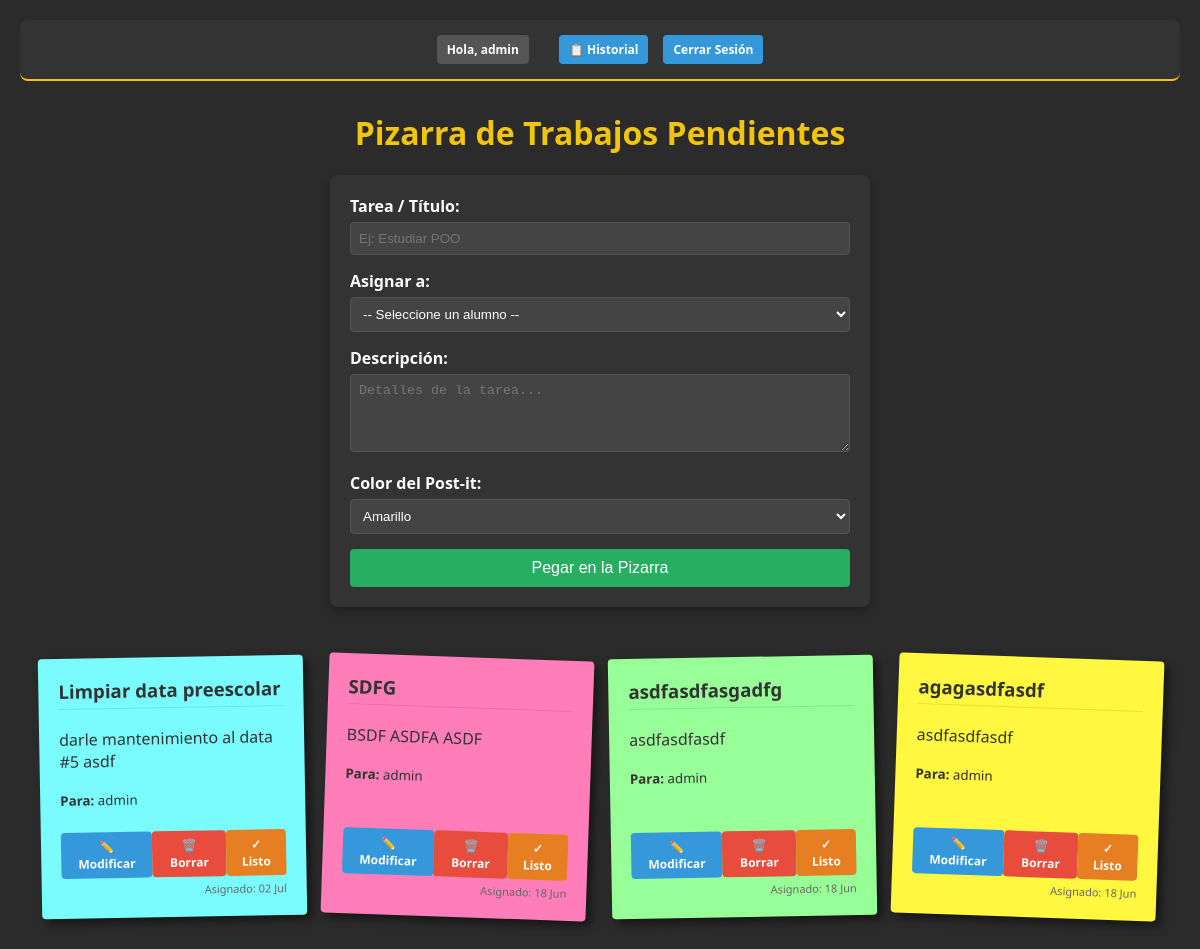
The app's page / (signed in), older data.
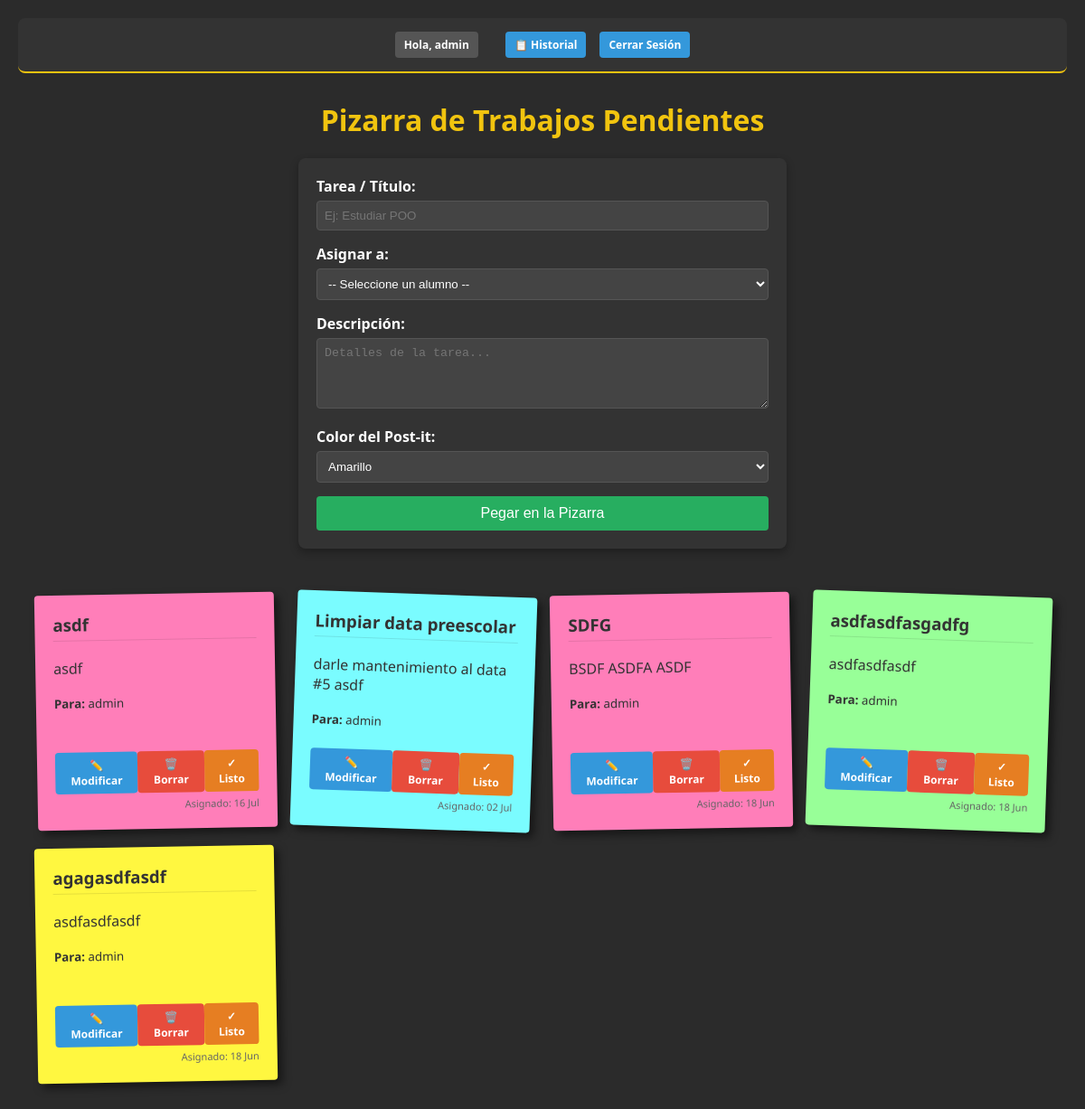
The same page, newer data.
### tareas/models.py (models this page shows, shortened)
class PostIt(models.Model):
    COLORES_CHOICES = [
        ('#fff740', 'Amarillo'),
        ('#ff7eb9', 'Rosa'),
        ('#7afcff', 'Azul'),
        ('#98ff98', 'Verde'),
    ]
    titulo = models.CharField(max_length=100)
    contenido = models.TextField(blank=True)
    color = models.CharField(max_length=7, choices=COLORES_CHOICES, default='#fff740')
    creado_el = models.DateTimeField(auto_now_add=True)
    completada = models.BooleanField(default=False)
    asignado_a = models.ForeignKey(User, on_delete=models.CASCADE, related_name='tareas')

### tareas/views.py (the view, shortened to what this page needs)
# urls.py: path('', views.pizarra, name='pizarra'),
@login_required
def pizarra(request):
    usuarios = User.objects.all()
    if request.user.is_superuser:
        postits_pendientes = PostIt.objects.filter(completada=False).order_by('-creado_el')
    else:
        postits_pendientes = PostIt.objects.filter(completada=False, asignado_a=request.user).order_by('-creado_el')
    return render(request, 'pizarra.html', {
        'postits': postits_pendientes,
        'usuarios': usuarios
    })

### tareas/templates/pizarra.html (shortened to what this page needs)
{% load static %}
<!DOCTYPE html>
<html lang="es">
<head>
    <link rel="stylesheet" href="{% static 'css/estilos.css' %}">
</head>
<body>
    <div class="navegacion-usuario" style="background-color: #333; padding: 15px; border-radius: 8px; display: flex; align-items: center; justify-content: center; gap: 15px; margin-bottom: 30px;">
        <span class="btn-editar" style="cursor: default; background-color: #555;">Hola, {{ user.username }}</span>
        <a href="{% url 'historial_completadas' %}" class="btn-editar">📋 Historial</a>
        <a href="{% url 'logout' %}" class="btn-editar">Cerrar Sesión</a>
    </div>
    <h1>Pizarra de Trabajos Pendientes</h1>
    {% if user.is_superuser %}
    <div class="formulario-contenedor">
        <form method="POST">
            <div class="campo-grupo">
                <label for="titulo">Tarea / Título:</label>
                <input type="text" id="titulo" name="titulo" required placeholder="Ej: Estudiar POO">
            </div>
            <div class="campo-grupo">
                <label for="usuario_asignado">Asignar a:</label>
                <select name="usuario_asignado" id="usuario_asignado" required>
                    <option value="">-- Seleccione un alumno --</option>
                </select>
            </div>
            <div class="campo-grupo">
                <label for="contenido">Descripción:</label>
                <textarea id="contenido" name="contenido" rows="4" placeholder="Detalles de la tarea..."></textarea>
            </div>
            <div class="campo-grupo">
                <label for="color">Color del Post-it:</label>
                <select id="color" name="color">
                    <option value="#fff740">Amarillo</option>
                </select>
            </div>
            <button type="submit" class="btn-guardar">Pegar en la Pizarra</button>
        </form>
    </div>
    {% endif %}
    <div class="pizarra-contenedor">
        {% for nota in postits %}
            <div class="post-it" style="--bg-color: {{ nota.color }};">
                <div>
                    <h3>{{ nota.titulo }}</h3>
                    <p>{{ nota.contenido }}</p>
                    <p><small><strong>Para:</strong> {{ nota.asignado_a.username }}</small></p>
                </div>
                <div>
                    <div class="post-it-acciones">
                        {% if user.is_superuser %}
                            <a href="{% url 'editar_tarea' nota.id %}" class="btn-editar">✏️ Modificar</a>
                            <a href="{% url 'eliminar_tarea' nota.id %}" class="btn-eliminar" onclick="return confirm('¿Seguro que deseas eliminar este Post-it?');">🗑️ Borrar</a>
                        {% endif %}
                        <a href="{% url 'completar_tarea' nota.id %}" class="btn-completar">✓ Listo</a>
                    </div>
                    <div class="fecha">Asignado: {{ nota.creado_el|date:"d M" }}</div>
                </div>
            </div>
        {% empty %}
            <p style="text-align: center; grid-column: 1 / -1; color: #aaa;">
                🎉 ¡No hay trabajos pendientes en la pizarra! Todo está al día.
            </p>
        {% endfor %}
    </div>
</body>
</html>

### tareas/static/css/estilos.css (style rules this page uses)
body { background-color: #2b2b2b; color: #ffffff; font-family: 'Segoe UI', Tahoma, Geneva, Verdana, sans-serif; margin: 0; padding: 20px; }
h1 { text-align: center; color: #f1c40f; }
.navegacion-usuario { background-color: #333; padding: 10px; text-align: center; border-bottom: 2px solid #f1c40f; margin-bottom: 20px; }
.navegacion-usuario span { margin-right: 15px; }
.formulario-contenedor { background-color: #333333; max-width: 500px; margin: 0 auto 30px auto; padding: 20px; border-radius: 8px; box-shadow: 0 4px 10px rgba(0,0,0,0.3); }
.campo-grupo { margin-bottom: 15px; }
.campo-grupo label { display: block; margin-bottom: 5px; font-weight: bold; }
.campo-grupo input[type="text"], .campo-grupo input[type="password"], .campo-grupo textarea, .campo-grupo select { width: 100%; padding: 8px; border-radius: 4px; border: 1px solid #555; background-color: #444 !important; color: #fff !important; box-sizing: border-box; }
.btn-guardar { background-color: #27ae60; color: white; border: none; padding: 10px 15px; width: 100%; border-radius: 4px; cursor: pointer; font-size: 16px; }
.pizarra-contenedor { display: grid; grid-template-columns: repeat(auto-fill, minmax(250px, 1fr)); gap: 20px; padding: 20px; }
.post-it { background-color: var(--bg-color, #fff740); color: #333333; padding: 20px; min-height: 220px; border-radius: 4px; box-shadow: 5px 5px 10px rgba(0,0,0,0.5); position: relative; display: flex; flex-direction: column; justify-content: space-between; transform: rotate(-1deg); transition: transform 0.2s ease; }
.post-it:nth-child(even) { transform: rotate(2deg); }
.post-it h3 { margin-top: 0; border-bottom: 1px solid rgba(0,0,0,0.1); padding-bottom: 5px; }
.post-it p { flex-grow: 1; white-space: pre-wrap; }
.post-it .fecha { font-size: 11px; color: #666; text-align: right; margin-top: 5px; }
.post-it-acciones { display: flex; justify-content: space-between; align-items: center; margin-bottom: 5px; }
.btn-editar, .btn-completar, .btn-eliminar { display: inline-block; color: white; text-decoration: none; text-align: center; padding: 6px 10px; border-radius: 4px; font-size: 12px; font-weight: bold; transition: background 0.2s; }
.btn-editar { background-color: #3498db; }
.btn-completar { background-color: #e67e22; }
.btn-eliminar { background-color: #e74c3c; }

Row changes from the older to the newer data that the page shows:
added PostIt: titulo "asdf", contenido "asdf", asignado_a.username "admin", creado_el "16 Jul"
